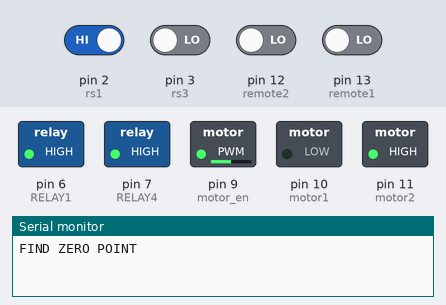
The sketch below on a simulated Arduino Uno, built with avr-gcc and run on an emulated ATmega328P. Parts: switched loads named in the sketch (green lamp = pin HIGH), the last lines printed to the serial monitor. The test bench sets the inputs (shaded band); at power-on: pin 2 (rs1) HIGH, pin 3 (rs3), pin 12 (remote2), pin 13 (remote1) LOW.

Above: at 2.36 s.
2.4 s: pin 2 (rs1) driven LOW
At 3.2 s:
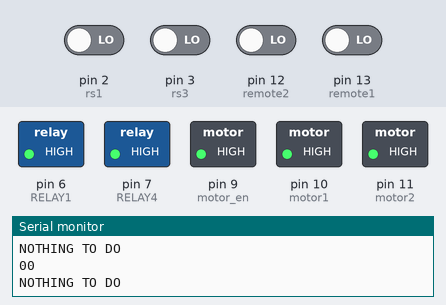
4.0 s: pin 12 (remote2) driven HIGH
At 5.4 s:
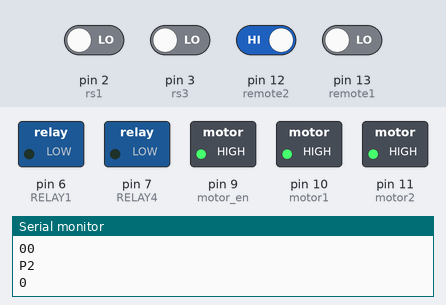
10.0 s: pin 12 (remote2) driven LOW
At 10.26 s:
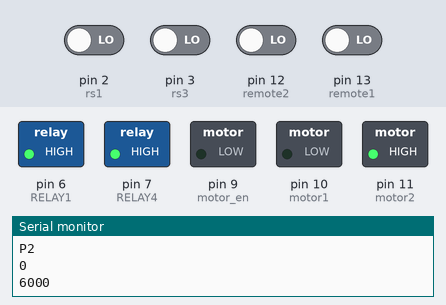
13.0 s: pin 13 (remote1) driven HIGH
At 13.17 s:
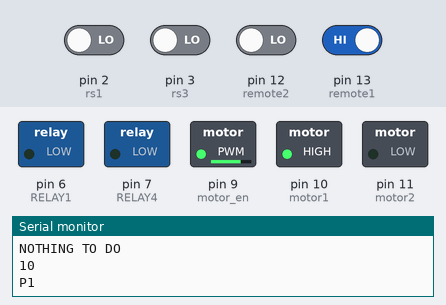
Timing chart, 0 to 16.0 s (numbered marks = the images above; inputs shaded):
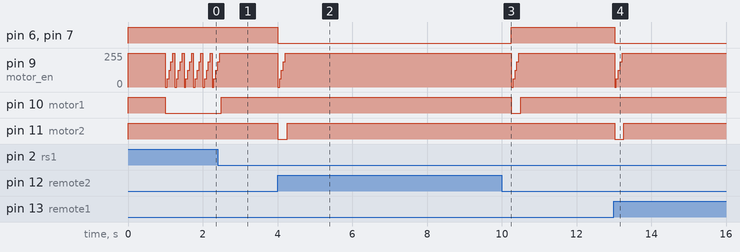

The sketch:

NATTY.ino
```cpp
#define remote1     13      //  downward
#define remote2     12      //  upward
#define RELAY1      6       //  positive voltage
#define RELAY4      7       //  negative voltage
#define motor1      10      //  clockwise
#define motor2      11      //  counter clockwise
#define motor_en    9       //  motor main energy
#define rs1         2       //  above reed switch
#define rs3         3       //  below reed switch
int num           = 0;      //
int reedNum       = 0;      //

// relay function
void relayControl(int relayS1, int relayS2){
  digitalWrite(RELAY1, relayS1);
  digitalWrite(RELAY4, relayS2);
}

// motor function
void motorControl(int enMotor, int motorS1, int motorS2){
  analogWrite(motor_en, enMotor);
  digitalWrite(motor1, motorS1);
  digitalWrite(motor2, motorS2);
}

// TIME pause function
void triggerRELAY(int trigTime){
  motorControl(255, HIGH, HIGH);
  delay(trigTime);
  relayControl(HIGH, HIGH);
  Serial.println(trigTime);
}

void setup() {
  // serial
  Serial.begin(9600);

  // remote input
  pinMode(remote1, INPUT);
  pinMode(remote2, INPUT);
  //  pinMode(remote3, INPUT);
  //  pinMode(remote4, INPUT);

  // reelay control
  pinMode(RELAY1, OUTPUT);
  pinMode(RELAY4, OUTPUT);

  // motor control
  pinMode(motor1, OUTPUT);
  pinMode(motor2, OUTPUT);
  pinMode(motor_en, OUTPUT);

  // reed switch input
  pinMode(rs1, INPUT);
  pinMode(rs3, INPUT);

  // relay openning
  relayControl(HIGH, HIGH);
}

void loop() {
  // start motor
  motorControl(255, HIGH, HIGH);

  // set to zero point
  if(digitalRead(rs1) == LOW){
    reedNum = 1;
    Serial.println("WaitRemote1");
  }
  else{
    reedNum = 0;
    Serial.println("FIND ZERO POINT");
  }

  switch(reedNum){
  case 1:{
    do{
      Serial.print(digitalRead(remote1));
      Serial.print(digitalRead(remote2));
      Serial.println();

      if(digitalRead(remote1) == HIGH){
        num = 1;
        Serial.println("P1");
      }
      else if(digitalRead(remote2) == HIGH){
        num = 2;
        Serial.println("P2");
      }
      else{
        num = 0;
        Serial.println("NOTHING TO DO");
        }
    }while(num == 0);

    if(num == 1){
      relayControl(LOW, LOW);
      for(int i=0; i<=256; i=i+63){
        motorControl(i, HIGH, LOW);
        delay(50);
      }
      do{
        motorControl(255, HIGH, LOW);
        Serial.println(digitalRead(rs3));
      }while(digitalRead(rs3) == HIGH);

      triggerRELAY(10000);

      for(int i=0; i<=256; i=i+63){
        motorControl(i, LOW, HIGH);
        delay(50);
      }
      do{
        motorControl(255, LOW, HIGH);
        Serial.println(digitalRead(rs1));
      }while(digitalRead(rs1) == HIGH);

      motorControl(255, HIGH, HIGH);
    }

    else if(num == 2){
      relayControl(LOW, LOW);
      for(int i=0; i<=256; i=i+63){
        motorControl(i, HIGH, LOW);
        delay(50);
      }
      do{
        motorControl(255, HIGH, LOW);
        Serial.println(digitalRead(rs3));
      }while(digitalRead(rs3) == HIGH);

      triggerRELAY(6000);

      for(int i=0; i<=256; i=i+63){
        motorControl(i, LOW, HIGH);
        delay(50);
      }
      do{
        motorControl(255, LOW, HIGH);
        Serial.println(digitalRead(rs1));
      }while(digitalRead(rs1) == HIGH);

      motorControl(255, HIGH, HIGH);
    }

    num     = 0;
    reedNum = 0;
    Serial.println("DONE");
    break;
  }

  case 0:{
    delay(1000);

    do{
      for(int i=0; i<=256; i=i+63){
        motorControl(i, LOW, HIGH);
        delay(50);
      }
    }while(digitalRead(rs1) == HIGH);

    while(digitalRead(rs1) == HIGH) {
        motorControl(255, LOW, HIGH);
        Serial.println(digitalRead(rs1));
      }
    motorControl(255, HIGH, HIGH);

    num     = 0;
    reedNum = 0;
    Serial.println("Bye Bye");
    break;
  }

  }
}
```

Measured:
- after the input at 2.4 s, pin 10 (motor1): LOW → HIGH after 0.10 s
- after the input at 4.0 s, pin 6 (RELAY1), pin 7 (RELAY4): HIGH → LOW at once; pin 11 (motor2): HIGH → LOW at once, → HIGH 0.25 s later
- after the input at 10.0 s, pin 6 (RELAY1), pin 7 (RELAY4): goes on until 10.3 s, then stays HIGH; pin 11 (motor2): stays HIGH (without the input it goes to LOW after 0.51 s)
- after the input at 13.0 s, pin 6 (RELAY1), pin 7 (RELAY4): HIGH → LOW at once; pin 11 (motor2): HIGH → LOW at once, → HIGH 0.25 s later
